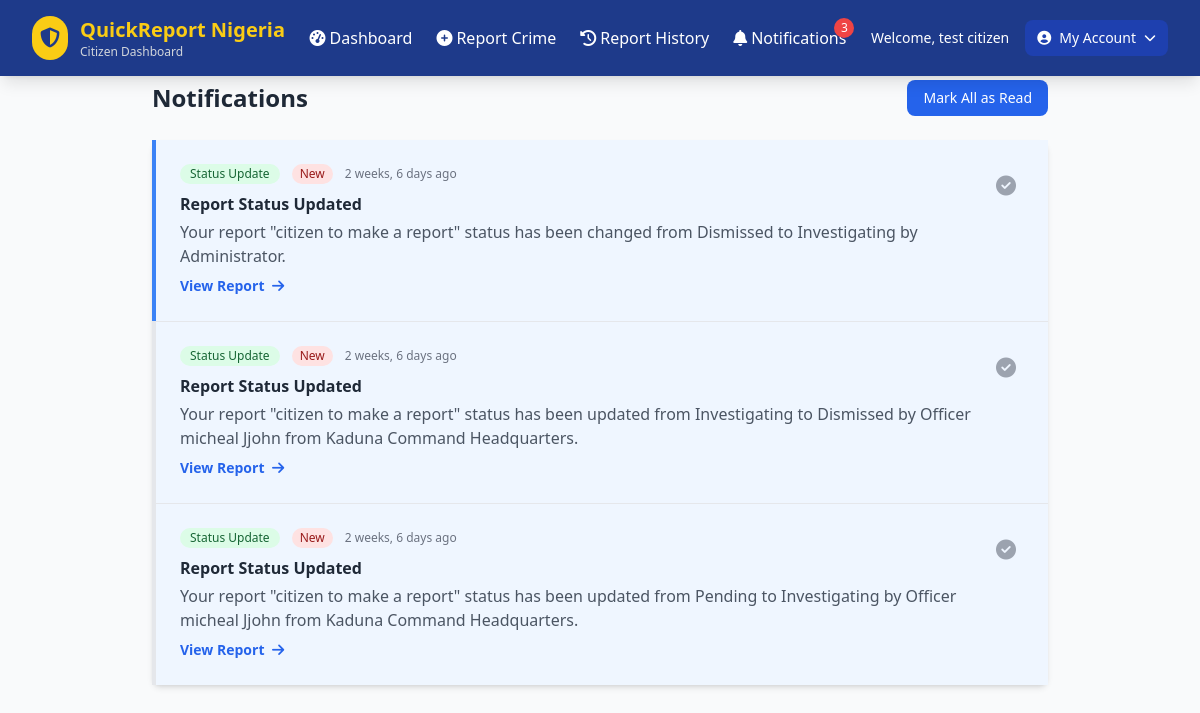
Screenshot of /notifications/ (signed in) with the database file from the repository.
### crime_app/models.py (models this page shows, shortened)
class User(AbstractUser):
    ROLE_CHOICES = (
        ('admin', 'Super Admin'),
        ('officer', 'Officer'),
        ('citizen', 'Citizen'),
    )
    role = models.CharField(max_length=20, choices=ROLE_CHOICES, default='citizen')
    phone = models.CharField(max_length=20, blank=True, null=True)
    address = models.TextField(blank=True, null=True)
    is_active = models.BooleanField(default=True)

class CitizenNotification(models.Model):
    NOTIFICATION_TYPES = (
        ('status_update', 'Status Update'),
        ('reminder', 'Reminder'),
        ('general', 'General'),
    )
    user = models.ForeignKey(User, on_delete=models.CASCADE, related_name='notifications')
    notification_type = models.CharField(max_length=20, choices=NOTIFICATION_TYPES, default='general')
    title = models.CharField(max_length=200)
    message = models.TextField()
    related_report = models.ForeignKey('CrimeReport', on_delete=models.CASCADE, null=True, blank=True)
    is_read = models.BooleanField(default=False)
    created_at = models.DateTimeField(auto_now_add=True)
    class Meta:
        ordering = ['-created_at']

### crime_app/views.py (the view)
# urls.py: path('notifications/', views.citizen_notifications, name='citizen_notifications'),
def citizen_notifications(request):
    if not request.user.is_authenticated:
        messages.error(request, "Please login to view notifications.")
        return redirect('my-login')
    notifications = CitizenNotification.objects.filter(user=request.user).order_by('-created_at')
    unread_count = notifications.filter(is_read=False).count()
    context = {
        'notifications': notifications,
        'unread_count': unread_count,
    }
    return render(request, 'crime_app/citizenPage/notifications.html', context)

### crime_app/context_processors.py (called while the page is built)
def officer_notifications(request):
    if request.user.is_authenticated and hasattr(request.user, 'officer'):
        officer = request.user.officer
        unread_count = officer.notifications.filter(is_read=False).count()
        recent_notifications = officer.notifications.order_by('-created_at')[:5]
    else:
        unread_count = 0
        recent_notifications = []
    return {
        'unread_count': unread_count,
        'recent_notifications': recent_notifications,
    }

### crime_app/templates/crime_app/citizenPage/notifications.html (shortened to what this page needs)
{% extends "crime_app/citizenPage/maain.html" %}
{% block content %}
<div class="max-w-4xl mx-auto">
    <div class="flex justify-between items-center mb-6">
        <h1 class="text-2xl font-bold text-gray-800">Notifications</h1>
        {% if unread_count > 0 %}
        <button id="markAllRead" class="bg-blue-600 text-white px-4 py-2 rounded-lg hover:bg-blue-700 transition text-sm">
            Mark All as Read
        </button>
        {% endif %}
    </div>
    <div class="bg-white rounded-lg shadow-md">
        {% if notifications %}
            <div class="divide-y divide-gray-200">
                {% for notification in notifications %}
                <div class="p-6 hover:bg-gray-50 transition {% if not notification.is_read %}bg-blue-50 border-l-4 border-blue-500{% endif %}"
                     data-notification-id="{{ notification.id }}">
                    <div class="flex justify-between items-start">
                        <div class="flex-1">
                            <div class="flex items-center space-x-3 mb-2">
                                <span class="inline-flex items-center px-2.5 py-0.5 rounded-full text-xs font-medium
                                    {% if notification.notification_type == 'status_update' %}bg-green-100 text-green-800
                                    {% elif notification.notification_type == 'reminder' %}bg-yellow-100 text-yellow-800
                                    {% else %}bg-blue-100 text-blue-800{% endif %}">
                                    {{ notification.get_notification_type_display }}
                                </span>
                                {% if not notification.is_read %}
                                <span class="inline-flex items-center px-2 py-0.5 rounded-full text-xs font-medium bg-red-100 text-red-800">
                                    New
                                </span>
                                {% endif %}
                                <span class="text-xs text-gray-500">{{ notification.created_at|timesince }} ago</span>
                            </div>
                            <h3 class="font-semibold text-gray-800">{{ notification.title }}</h3>
                            <p class="text-gray-600 mt-1">{{ notification.message }}</p>
                            {% if notification.related_report %}
                            <a href="{% url 'c-report-detail' notification.related_report.id %}"
                               class="inline-block mt-2 text-blue-600 hover:text-blue-800 text-sm font-semibold">
                                View Report <i class="fas fa-arrow-right ml-1"></i>
                            </a>
                            {% endif %}
                        </div>
                        {% if not notification.is_read %}
                        <button class="mark-as-read ml-4 p-2 text-gray-400 hover:text-green-600 transition"
                                data-notification-id="{{ notification.id }}"
                                title="Mark as read">
                            <i class="fas fa-check-circle text-xl"></i>
                        </button>
                        {% else %}
                        <div class="ml-4 p-2 text-green-500">
                            <i class="fas fa-check-circle text-xl"></i>
                        </div>
                        {% endif %}
                    </div>
                </div>
                {% endfor %}
            </div>
        {% else %}
            <div class="text-center py-12">
                <i class="fas fa-bell-slash text-gray-300 text-4xl mb-4"></i>
                <p class="text-gray-500 text-lg">No notifications yet</p>
                <p class="text-gray-400 text-sm mt-1">You'll be notified when there are updates to your reports</p>
            </div>
        {% endif %}
    </div>
</div>
{% endblock %}

### crime_app/templates/crime_app/citizenPage/maain.html (shortened to what this page needs)
{% load static %}
<!DOCTYPE html>
<html lang="en">
<head>
    <script src="https://cdn.tailwindcss.com"></script>
    <link rel="stylesheet" href="https://cdnjs.cloudflare.com/ajax/libs/font-awesome/6.4.0/css/all.min.css">
</head>
<body class="bg-gray-50 font-sans">
    <nav class="bg-blue-900 text-white shadow-lg fixed top-0 left-0 right-0 z-50">
        <div class="max-w-7xl mx-auto px-4 sm:px-6 lg:px-8">
            <div class="flex justify-between items-center py-4">
                <div class="flex items-center space-x-3">
                    <div class="bg-yellow-400 p-2 rounded-full">
                        <i class="fas fa-shield-alt text-blue-900 text-xl"></i>
                    </div>
                    <div>
                        <h1 class="text-xl font-bold text-yellow-400">
                            <a href="{% url 'user-board' %}">QuickReport Nigeria</a>
                        </h1>
                        <p class="text-xs text-gray-300">Citizen Dashboard</p>
                    </div>
                </div>
                <div class="hidden md:flex items-center space-x-6">
                    <a href="{% url 'user-board' %}" class="text-white hover:text-yellow-300 transition font-medium flex items-center space-x-1">
                        <i class="fas fa-tachometer-alt"></i>
                        <span>Dashboard</span>
                    </a>
                    <a href="{% url 'user-report' %}" class="text-white hover:text-yellow-300 transition font-medium flex items-center space-x-1">
                        <i class="fas fa-plus-circle"></i>
                        <span>Report Crime</span>
                    </a>
                    <a href="{% url 'report-history' %}" class="text-white hover:text-yellow-300 transition font-medium flex items-center space-x-1">
                        <i class="fas fa-history"></i>
                        <span>Report History</span>
                    </a>
                    <a href="{% url 'citizen_notifications' %}" class="text-white hover:text-yellow-300 transition font-medium flex items-center space-x-1 relative">
                        <i class="fas fa-bell"></i>
                        <span>Notifications</span>
                        {% if unread_count > 0 %}
                        <span class="absolute -top-2 -right-2 bg-red-500 text-white text-xs rounded-full w-5 h-5 flex items-center justify-center animate-pulse">
                            {{ unread_count }}
                        </span>
                        {% endif %}
                    </a>
                </div>
                <div class="flex items-center space-x-4">
                    <span class="text-sm hidden sm:block">Welcome, {{ user.get_full_name }}</span>
                    <div class="relative">
                        <button id="userMenu" class="flex items-center space-x-2 text-sm bg-blue-800 px-3 py-2 rounded-lg hover:bg-blue-700 transition">
                            <i class="fas fa-user-circle"></i>
                            <span class="hidden sm:block">My Account</span>
                            <i class="fas fa-chevron-down text-xs"></i>
                        </button>
                    </div>
                </div>
            </div>
        </div>
    </nav>
    <main class="min-h-screen">
        {% block content %}
        {% endblock %}
    </main>
</body>
</html>

### crime_app/templates/crime_app/citizenPage/maain.html (style rules this page uses)
body { padding-top: 80px; }

### rows the page displays
User: get_full_name "test citizen"
CitizenNotification: notification_type "Status Update", is_read "New", created_at "2 weeks, 6 days", title "Report Status Updated", message "Your report \"citizen to make a report\" status has been changed from Dismissed to Investigating by Administrator.", shows "View Report"
CitizenNotification: notification_type "Status Update", is_read "New", created_at "2 weeks, 6 days", title "Report Status Updated", message "Your report \"citizen to make a report\" status has been updated from Investigating to Dismissed by Officer micheal Jjohn from Kaduna Command Headquarters.", shows "View Report"
CitizenNotification: notification_type "Status Update", is_read "New", created_at "2 weeks, 6 days", title "Report Status Updated", message "Your report \"citizen to make a report\" status has been updated from Pending to Investigating by Officer micheal Jjohn from Kaduna Command Headquarters.", shows "View Report"

### other values shown
{{ unread_count }} "3"
